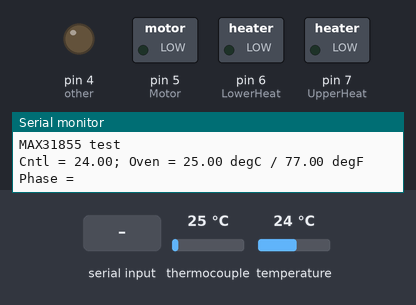
Bench run of a sketch on a simulated Arduino Uno, built with avr-gcc and run on an emulated ATmega328P. Shown: switched loads named in the sketch (green lamp = pin HIGH), output pins drawn as LEDs (lit = HIGH), the last lines printed to the serial monitor. The inputs (shaded band) are chosen by the test bench; at power-on: thermocouple 25 °C, temperature 24 °C.

Above: at 1.2 s.
1.3 s: "g" received over Serial
At 2.9 s:
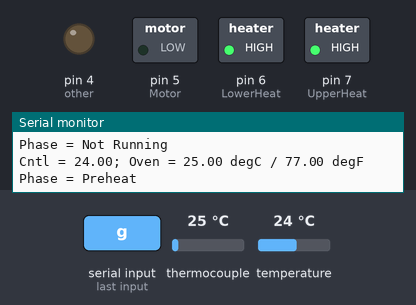
3.5 s: thermocouple set to 70 °C
At 6.02 s:
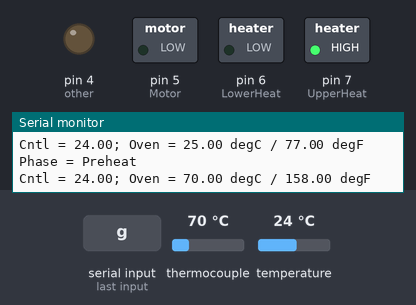
7.5 s: thermocouple set to 79 °C
At 11.0 s:
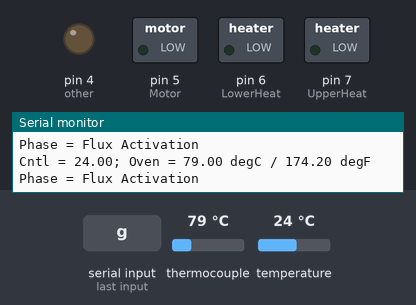
11.6 s: thermocouple set to 6 °C
At 13.1 s:
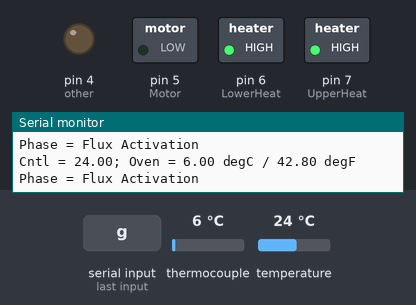
13.6 s: thermocouple set to 75 °C
At 16.5 s:
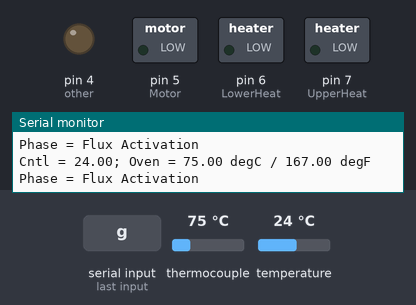
Timing chart, 0 to 18.0 s (numbered marks = the images above; inputs shaded):
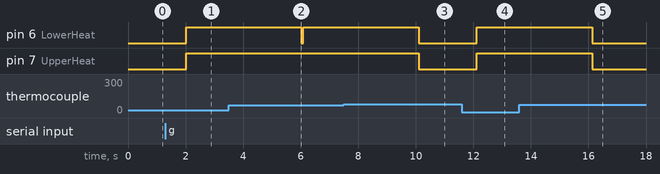

The sketch:

Control1.ino
```cpp
/*

  modified October 31, 2014
  by Ken Lynch
 */
 #include <SPI.h>
#include "Adafruit_MAX31855.h"

// Thermocouple with software SPI
#define DO   10
#define CS   11
#define CLK  12
Adafruit_MAX31855 thermocouple(CLK, CS, DO);

// the process will have three phases
// 1 - get to 150C and hold for 120 sec
// 2 - slow ramp to 183C for 100 Sec
// 3 - rapid ramp to 215C for peak event then cooldown
// all off cool down


int UpperHeat = 7;
int LowerHeat = 6;
int Motor = 5;
int other = 4;
long curMillis = 0;
long prevMillis = 0;
long curSec = 0;
int bRunning = 0;
int inCmd = 0;
int bStarted = 0;
int bReflowReached = 0;
String tempMsg = "";
//int tempReflow = 215;
//int tempPreheat = 100;
//int tempFluxActivate = 150;
//int tempSoak = 183;

int tempReflow = 110;
int tempPreheat = 50;
int tempFluxActivate = 75;
int tempSoak = 83;


// the setup function runs once when you press reset or power the board
void setup() {
  // initialize digital pin 13 as an output.
  Serial.begin(9600);
  Serial.println("MAX31855 test");

  pinMode(UpperHeat, OUTPUT);
  pinMode(LowerHeat, OUTPUT);
  pinMode(Motor, OUTPUT);
  pinMode(other, OUTPUT);
}

void stopAll()
{
      digitalWrite(UpperHeat, LOW);
      digitalWrite(LowerHeat, LOW);
      digitalWrite(Motor, LOW);
      digitalWrite(other, LOW);
}
void stopTopHeat()
{
       digitalWrite(UpperHeat, LOW);
}
void stopLowerHeat()
{
       digitalWrite(LowerHeat, LOW);
}
void startTopHeat()
{
       digitalWrite(UpperHeat, HIGH);
}
void startLowerHeat()
{
       digitalWrite(LowerHeat, HIGH);
}

// the loop function runs over and over again forever
void loop() {
  tempMsg = String("Cntl = ") + String(thermocouple.readInternal()) + String("; Oven = ");
  tempMsg += String(thermocouple.readCelsius());
   tempMsg += " degC / ";
    tempMsg +=  String(thermocouple.readFarenheit());
    tempMsg +=  " degF";

    Serial.println(tempMsg);

   double c = thermocouple.readCelsius();
   if (isnan(c)) {
     Serial.println("Something wrong with thermocouple!");
   }
   Serial.print("Phase = ");

    if (Serial.available() > 0)
   {
     inCmd = Serial.read();
     switch(inCmd)
     {
       case 'g':   // go
         bRunning = 1;
         break;
       case 's':   // stop
         bRunning = 0;
         stopAll();
         break;
     }
   }

   if (bRunning == 0)
   {
      stopAll();
      delay(2000);
     Serial.println("Not Running");
     return;
   }

   curMillis = millis();
   if (bStarted == 1)
      curSec = (curMillis - prevMillis) / 1000;
   else
      curSec = 0;

   if(bStarted == 0 && bRunning == 1)
   {
     Serial.println("Preheat");
     if (c < tempPreheat)
     {
        startTopHeat();
        startLowerHeat();
        delay(4000);              // wait for a second
     }
     else
     {
       bStarted = 1;
       stopLowerHeat();
        prevMillis = curMillis;  // start timing
     }
   }
   else if (curSec < 120)  // Phase 1
   {
     Serial.println("Flux Activation");
     if (c < tempFluxActivate)
     {
        startTopHeat();
        startLowerHeat();
        delay(4000);              // wait for a second
     }
     else
     {
        stopTopHeat();
        stopLowerHeat();
        delay(1000);              // wait for a second
     }
   }
   else if (curSec >= 120 && curSec < 220)  // Phase 1
   {
       Serial.println("Soak");
       stopLowerHeat();
     if (c < tempSoak)
     {
        startTopHeat();
        delay(4000);              // wait for a second
     }
     else
     {
        stopTopHeat();
        delay(1000);              // wait for a second
     }
   }
   else if (curSec >= 220 && bReflowReached == 0)  // Phase 1
   {
     Serial.println("Reflow");
     if (c < tempReflow)
     {
        startTopHeat();
        startLowerHeat();
        delay(4000);              // wait for a second
     }
     else
     {
        bReflowReached = 1;
        stopAll();
        prevMillis = 0;  // Start the cooldown
     }
   }
   else
   {
      Serial.println("Cooldown");
     stopAll();
     bRunning = 0;
     bStarted = 1;
     delay(1000);              // wait for a second
   }

}
```

Measured:
- the behaviour switches between 74 and 75 °C on thermocouple (found by bisection; images 2 and 3)
- after the input at 1.3 s, pin 6 (LowerHeat), pin 7 (UpperHeat): LOW → HIGH after 0.72 s
- after the input at 3.5 s, pin 6 (LowerHeat): HIGH → LOW after 2.5 s, → HIGH 0.07 s later
- after the input at 7.5 s, pin 6 (LowerHeat), pin 7 (UpperHeat): HIGH → LOW after 2.6 s
- after the input at 11.6 s, pin 6 (LowerHeat), pin 7 (UpperHeat): LOW → HIGH after 0.52 s
- after the input at 13.6 s, pin 6 (LowerHeat), pin 7 (UpperHeat): HIGH → LOW after 2.5 s
